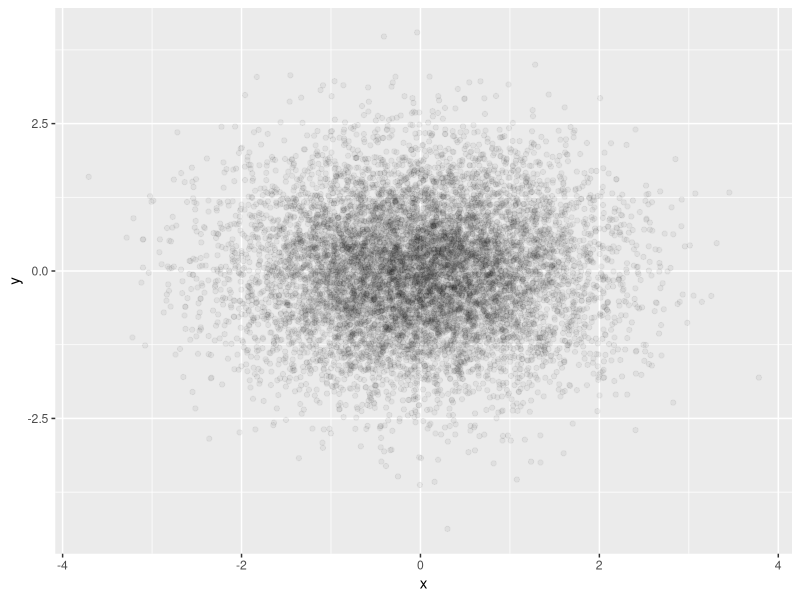

The R script that drew this image: (Note: this script raises an error after producing the figure.)
library(tidyverse)

tibble(
  x = rnorm(1e4),
  y = rnorm(1e4)
) |> 
  ggplot(aes(x=x,y=y)) +
    geom_point(alpha=0.05)


## Exercise 1

penguins |>
  filter(!is.na(sex)) |>
  mutate(
    sex = factor(sex, levels = c("male", "female"))
  ) |>
  ggplot(
    aes(x=body_mass_g, fill=species)
  ) +
    geom_density(alpha=0.5, color = NA) +
    facet_grid(sex~.) + 
    labs(
      x = "Body mass (g)",
      y = "",
      fill = "Species"
    )
 


## Exercise 2

ggplot(
  penguins,
  aes(x = flipper_length_mm, y = bill_length_mm, color = species)
) +
  geom_point(
    aes(shape = species)
  ) +
  geom_smooth(method="lm", se=FALSE) +
  scale_color_manual(values=c("darkorange", "purple", "cyan4")) +
  theme_minimal() +
  theme(
    legend.position = c(0.85, 0.15)
  )


